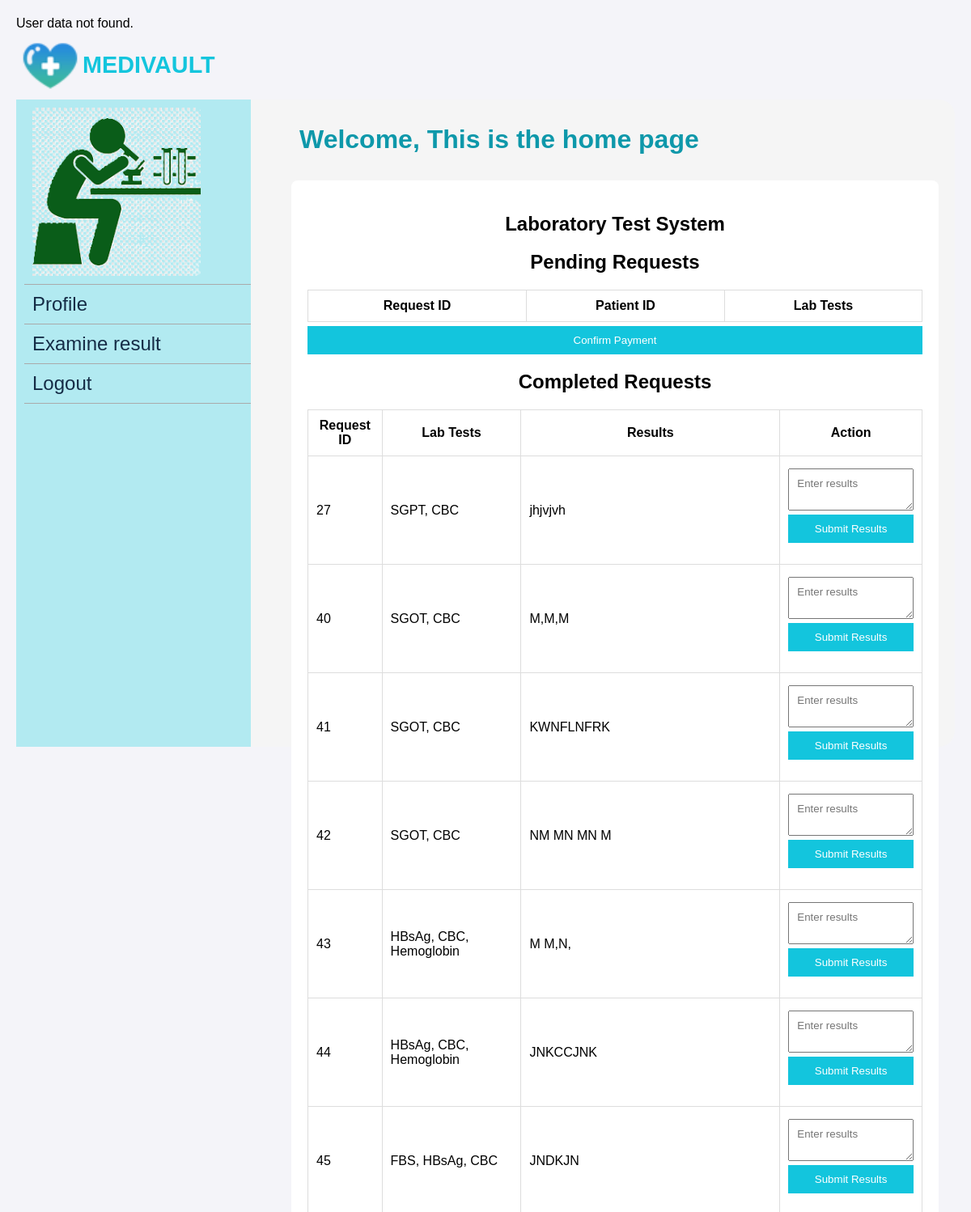
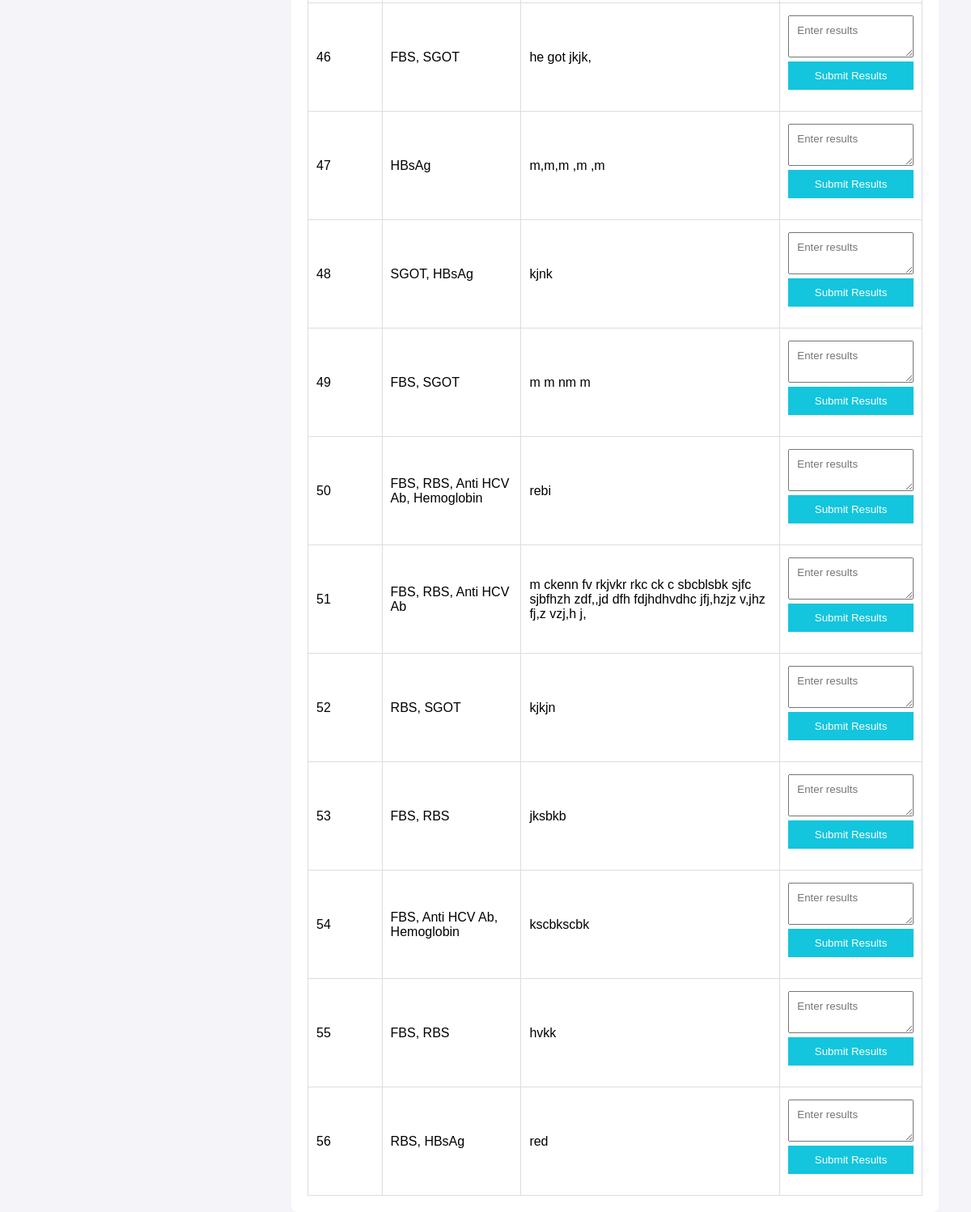
Screenshot of /Labratorist/pay.php (signed in) with the database file from the repository (2 pictures, top to bottom).
### tables this page shows
CREATE TABLE `lab_requests` (
  `id` int(11) NOT NULL,
  `patient_id` int(11) NOT NULL,
  `doctor_id` int(11) NOT NULL,
  `lab_tests` text NOT NULL,
  `status` enum('Pending','Completed') DEFAULT 'Pending',
  `result` text DEFAULT NULL
);

### Labratorist/pay.php (the view, shortened to what this page needs)
<?php
include("header.php");
include("db_connection.php");
$completed_requests = $con->query("SELECT * FROM lab_requests WHERE doctor_id = 1 AND status = 'Completed'")->fetch_all(MYSQLI_ASSOC);
?>
<!DOCTYPE html>
<html lang="en">
<head>
</head>
<body>
    <div class="container">
        <h2>Laboratory Test System</h2>
        <h2>Pending Requests</h2>
        <table>
            <thead>
                <tr>
                    <th>Request ID</th>
                    <th>Patient ID</th>
                    <th>Lab Tests</th>
                </tr>
            </thead>
        </table>
        <form method="post" action="">
            <button type="submit" name="payment_confirmed">Confirm Payment</button>
        </form>
        <h2>Completed Requests</h2>
        <table>
            <thead>
                <tr>
                    <th>Request ID</th>
                    <th>Lab Tests</th>
                    <th>Results</th>
                    <th>Action</th>
                </tr>
            </thead>
            <tbody>
                <?php foreach ($completed_requests as $request): ?>
                    <tr>
                        <td><?= $request['id'] ?></td>
                        <td><?= $request['lab_tests'] ?></td>
                        <td><?= $request['result'] ?></td>
                        <td>
                            <form method="POST" action="">
                                <textarea name="lab_results" placeholder="Enter results" required></textarea>
                                <button type="submit">Submit Results</button>
                            </form>
                        </td>
                    </tr>
                <?php endforeach; ?>
            </tbody>
        </table>
    </div>
</body>
</html>
<?php include("footer.php"); ?>

### Labratorist/header.php (shortened to what this page needs)
<!DOCTYPE html>
<html lang="en">
<head>
    <link rel="stylesheet" href="dashboard.css">
</head>
<body>
    <section class="header-container">
        <div class="title">
            <img src="images/fevicon.ico.png" alt="logo">
            <h1>MEDIVAULT</h1>
        </div>
    </section>
    <div class="grid-main">
        <div class="left">
            <div><img src="images/download.png" alt="medicalstaff"></div>
            <div><a href="home.php">Profile</a></div>
            <div><a href="evaluateresult.php">Examine result</a></div>
            <div><a href="logout.php">Logout</a></div>
        </div>
        <div class="right">
            <div class="bar">
                <h1>Welcome, This is the home page</h1>
            </div>

### Labratorist/footer.php
        </div>
    </div>
  </body>
</html>

### Labratorist/dashboard.css (style rules this page uses)
* { font-family: 'poppons', sans-serif; box-sizing: border-box; }
.header-container { height:max-content; }
.header-container .title { display: flex; font-size: 1.2rem; padding: 2px; color: #13C5DD !important; align-self: center; }
.title img { width: 80px; padding: 2px; }
.grid-main { display:flex; background-color: whitesmoke; gap: 50px; height: 100vh; border-radius: 20px; }
.left { width: 25%; padding:0px; padding-left: 10px; font-size: 1.5rem; background-color: #b2eaf1 !important;; }
.grid-main .left div { padding: 10px; border-bottom: 1px solid #aaaaaa; }
.grid-main .left div img { width:80%; }
.right .bar { display:flex; padding:10px; gap:20px; color:#0e98aa; }

### Labratorist/pay.php (style rules this page uses)
body { font-family: Arial; background: #f4f4f9; margin: 0; padding: 20px; }
.container { max-width: 800px; margin: auto; background: #fff; padding: 20px; border-radius: 8px; }
h2, h3 { text-align: center; }
input, textarea, button { width: 100%; padding: 10px; margin-top: 5px; }
button { background: #13c5dd; color: white; border: none; cursor: pointer; }
table { width: 100%; border-collapse: collapse; margin-top: 20px; }
table th, table td { padding: 10px; border: 1px solid #ddd; }

### rows the page displays
lab_requests: id "27", lab_tests "SGPT, CBC", result "jhjvjvh"
lab_requests: id "40", lab_tests "SGOT, CBC", result "M,M,M"
lab_requests: id "41", lab_tests "SGOT, CBC", result "KWNFLNFRK"
lab_requests: id "42", lab_tests "SGOT, CBC", result "NM MN MN M"
lab_requests: id "43", lab_tests "HBsAg, CBC, Hemoglobin", result "M M,N,"
lab_requests: id "44", lab_tests "HBsAg, CBC, Hemoglobin", result "JNKCCJNK"
lab_requests: id "45", lab_tests "FBS, HBsAg, CBC", result "JNDKJN"
lab_requests: id "46", lab_tests "FBS, SGOT", result "he got jkjk,"
lab_requests: id "47", lab_tests "HBsAg", result "m,m,m ,m ,m"
lab_requests: id "48", lab_tests "SGOT, HBsAg", result "kjnk"
lab_requests: id "49", lab_tests "FBS, SGOT", result "m m nm m"
lab_requests: id "50", lab_tests "FBS, RBS, Anti HCV Ab, Hemoglobin", result "rebi"
lab_requests: id "51", lab_tests "FBS, RBS, Anti HCV Ab", result "m ckenn fv rkjvkr rkc ck c sbcblsbk sjfc sjbfhzh zdf,,jd dfh fdjhdhvdhc jfj,hzjz v,jhz fj,z vzj,h j,"
lab_requests: id "52", lab_tests "RBS, SGOT", result "kjkjn"
lab_requests: id "53", lab_tests "FBS, RBS", result "jksbkb"
lab_requests: id "54", lab_tests "FBS, Anti HCV Ab, Hemoglobin", result "kscbkscbk"
lab_requests: id "55", lab_tests "FBS, RBS", result "hvkk"
lab_requests: id "56", lab_tests "RBS, HBsAg", result "red"
